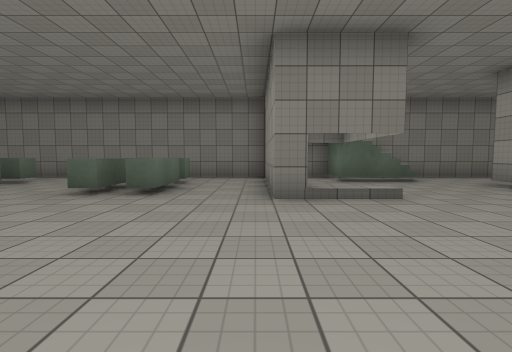
View 1 (above)

16 first-person views from a walk through a 3-D level made in the Unity game engine. The camera is 1.3 m above the floor, tilts 4° down and sees 85° across. The floor is counted in squares, 2 m on a side. Each view is taken from the middle of a square. On the plan, view 1 faces up. The plan holds only what a view shows up to about 9 squares ahead; the rest is blank. The place goes on beyond the plan. Surface patterns are stand-ins for the level's own textures.

View 2
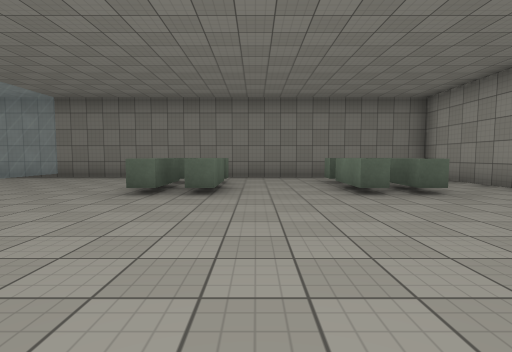

View 3
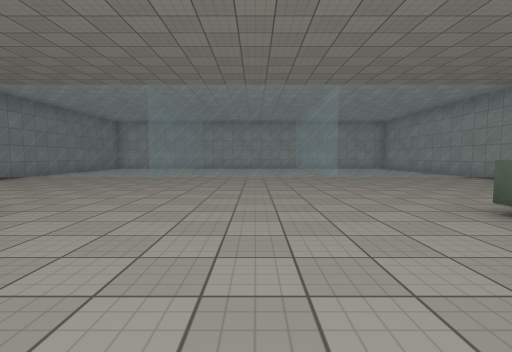

View 4
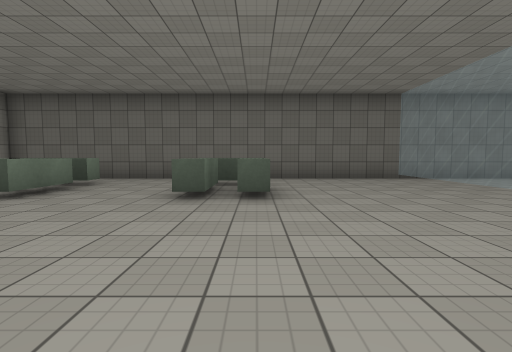

View 5
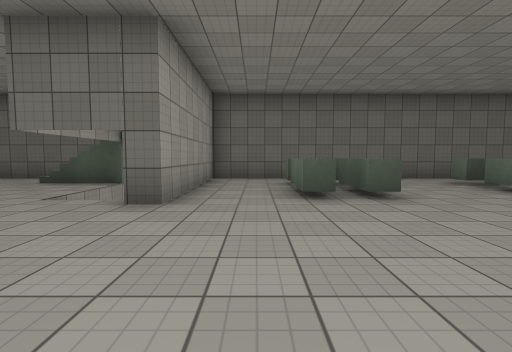

View 6
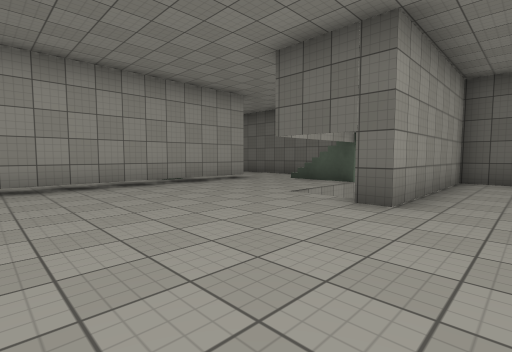

View 7
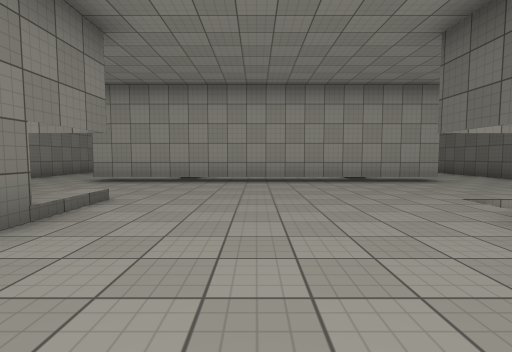

View 8
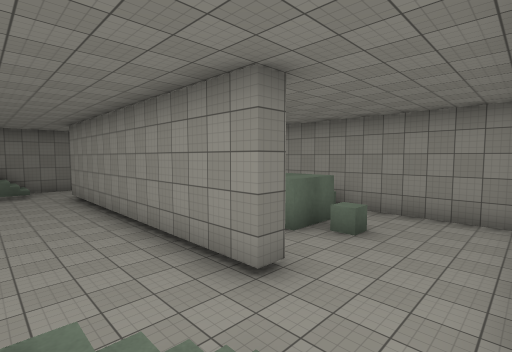

View 9
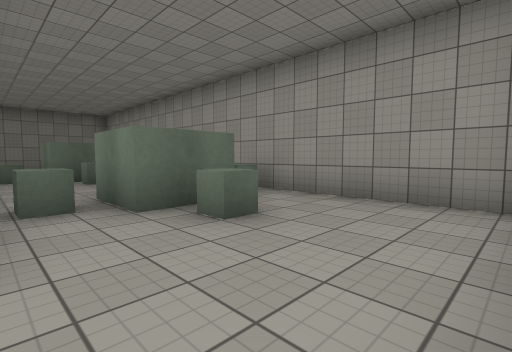

View 10
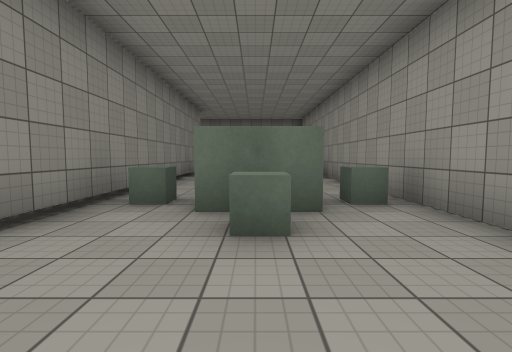

View 11
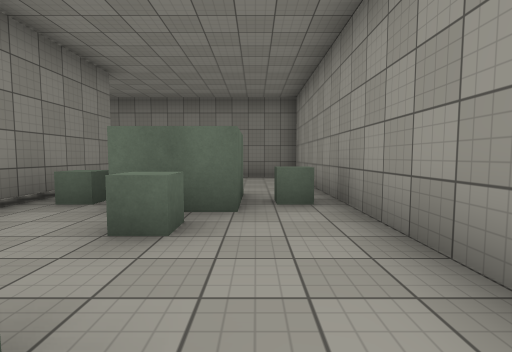

View 12
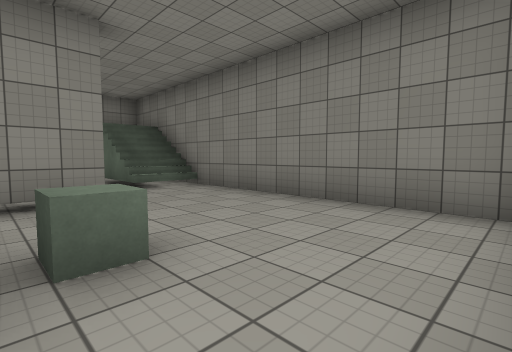

View 13
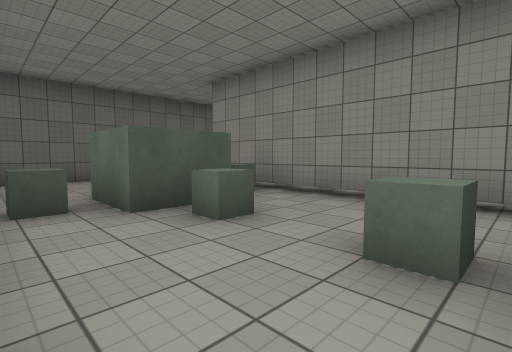

View 14
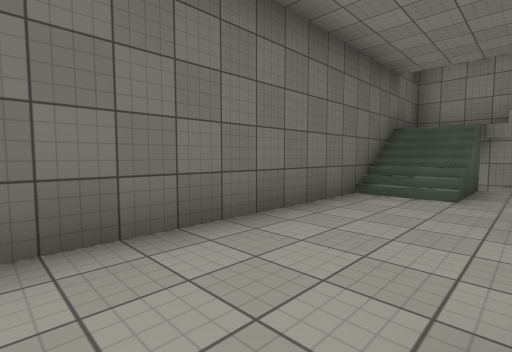

View 15
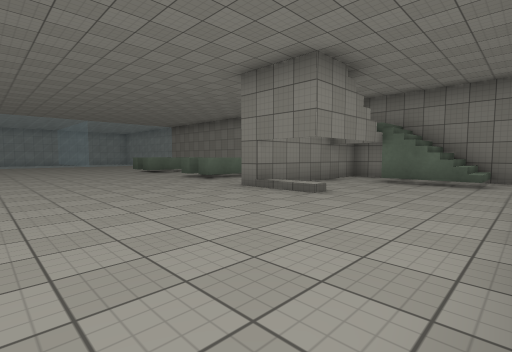

View 16
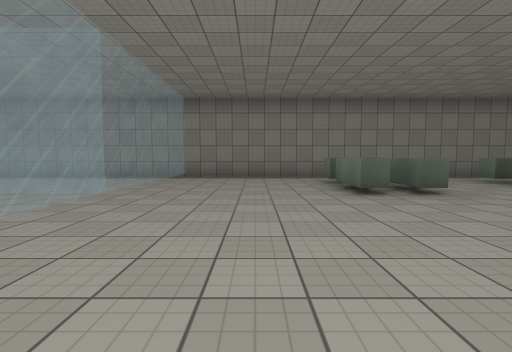

### Floor plan
Key: @ floor where view 1 was taken; # wall or solid block; x gap in a wall; . main floor; : floor 2.5 m higher than the main floor; / step, stairs or slope; = window, fence, low wall or low ledge; ^ raised ledge; v drop or lower ground.
Columns run from 14 left of view 1 to 11 right of it. Each row starts with its distance up from view 1.
  9 ###=######################
  8  .=............#=//......#
  7  .=....^^..^^..#.........#
  6  .=....^^..^^..#....#....#
  5  .=....^^..^^..#....#....#
  4  ==.............#...#x#..#
  3  .=.................#....#
  2  .=.................#....#
  1  .=.................#....#
  0  .=...........@.....#....#
 -1  ==............#/...#x#..#
 -2  .=....^^..^^..#/...#....#
 -3  .=....^^..^^..#/........#
 -4  .=............#://......#
 -5 vv=............#://......#
 -6    =######################

Positions as (right, up) in squares from view 1, and headings:
1: (0, 0), facing up
2: (-5, 0), facing up
3: (-4, 2), facing left
4: (-7, 3), facing down
5: (-1, 3), facing down
6: (-1, 3), facing down-right
7: (-2, 2), facing right
8: (3, -5), facing up-right
9: (6, -5), facing up-right
10: (8, -5), facing up
11: (9, 0), facing up
12: (10, 5), facing up-left
13: (10, 3), facing down-left
14: (9, -3), facing down-left
15: (5, 0), facing up-left
16: (-9, 0), facing up
